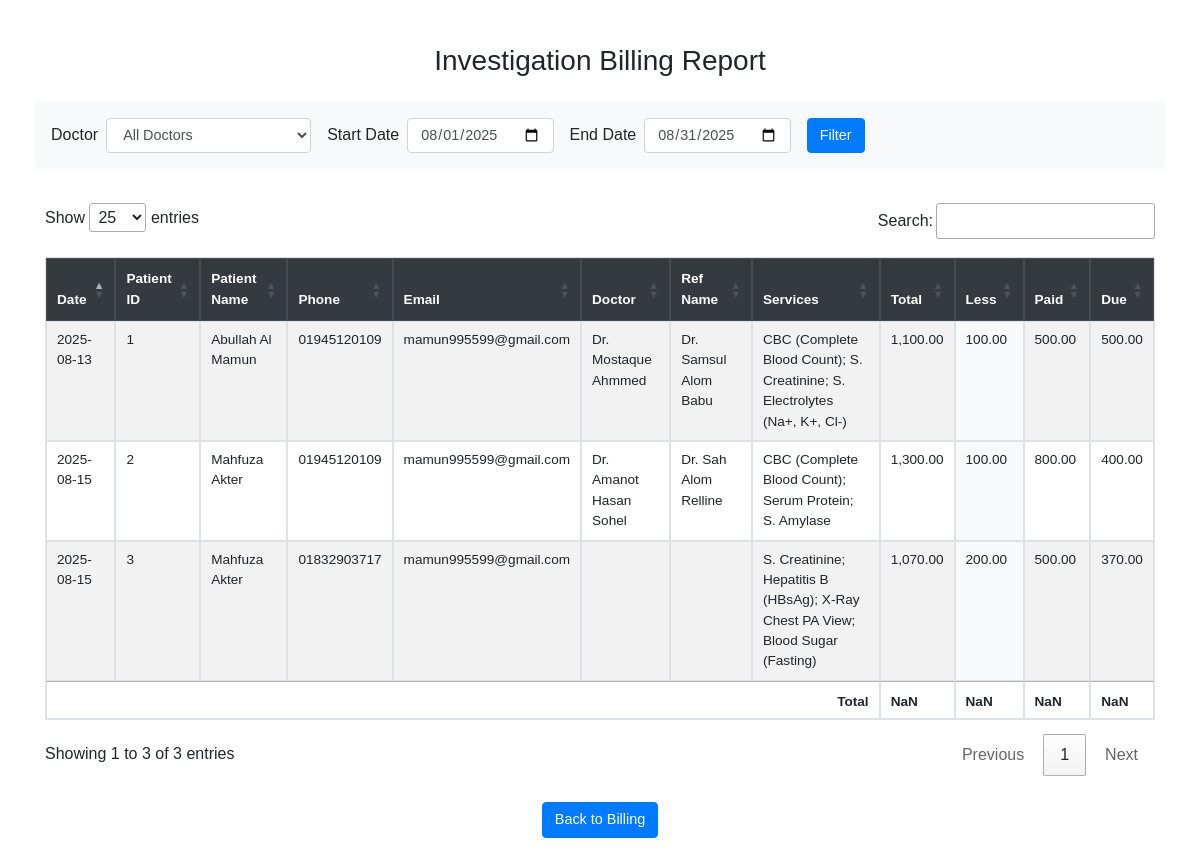
Page /billing_report.php on the earlier database version.
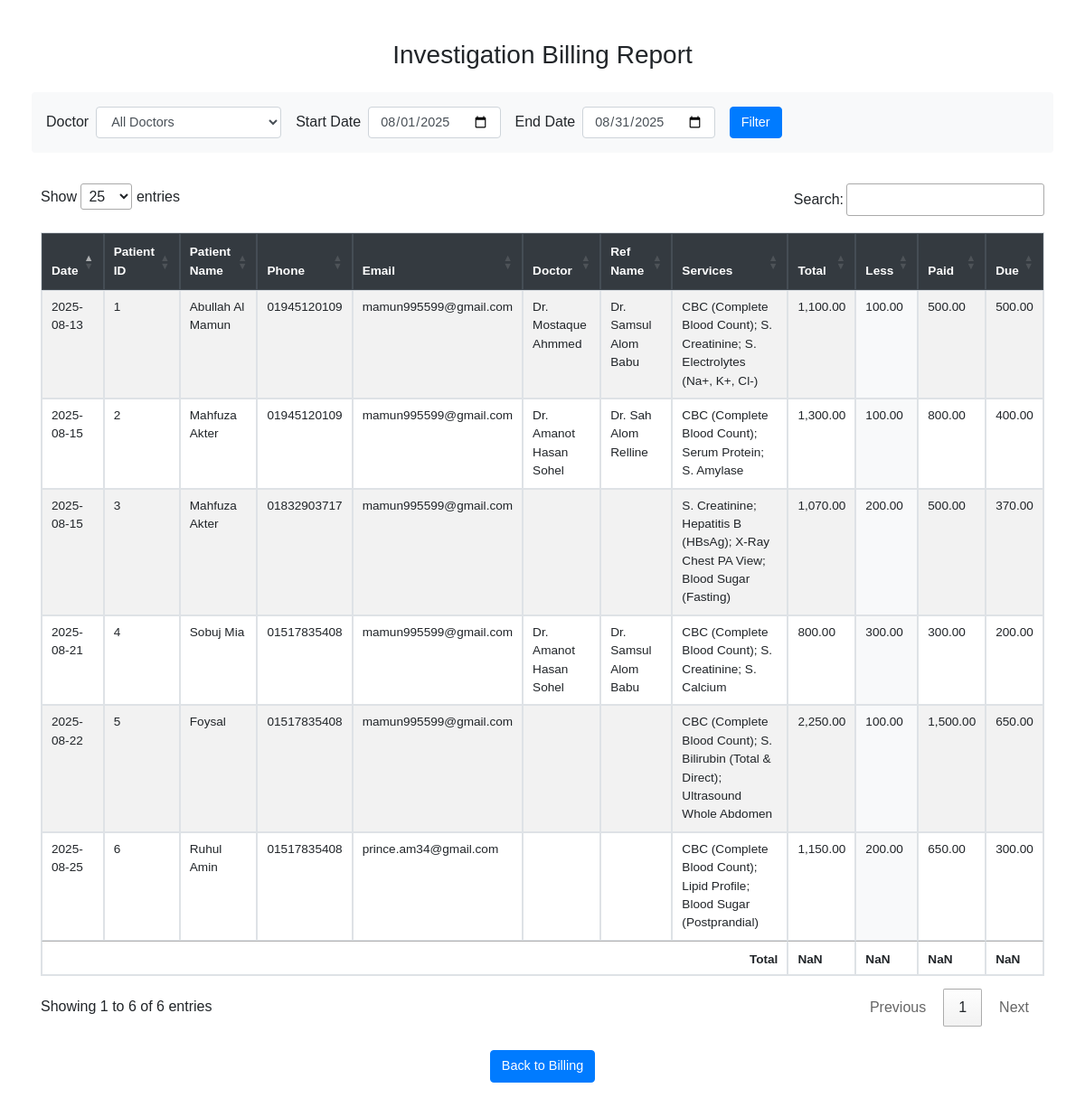
Same page on the later database version.
### tables this page shows
CREATE TABLE patients (
        patient_id INTEGER PRIMARY KEY AUTOINCREMENT,
        old_id TEXT,
        date TEXT,
        patient_name TEXT,
        sex TEXT,
        age TEXT,
        phone TEXT,
        email TEXT,
        ref_doctors TEXT,
        ref_name TEXT,
        delivery_date TEXT,
        delivery_time TEXT,
        remarks TEXT,
        less_total REAL,
        less_percent_total REAL,
        paid REAL,
        send_sms INTEGER,
        send_email INTEGER,
        created_at TEXT,
        updated_at TEXT,
        address TEXT
    );

### billing_report.php (the view, shortened to what this page needs)
<?php
include 'db_sqlite.php';
$startDate = $_GET['start_date'] ?? date('Y-m-01');
$endDate = $_GET['end_date'] ?? date('Y-m-t');
$sql = "
  SELECT
    p.date,
    p.patient_id,
    p.patient_name,
    p.phone,
    p.email,
    p.ref_doctors AS doctor,
    p.ref_name,
    GROUP_CONCAT(b.service_name, '; ') AS services,
    SUM(b.final_price) AS total,
    p.less_total,
    p.paid,
    (SUM(b.final_price) - p.less_total - p.paid) AS due
  FROM billing b
  JOIN patients p ON b.patient_id = p.patient_id
  WHERE p.date BETWEEN ? AND ?
";
$params = [$startDate, $endDate];
$sql .= " GROUP BY p.patient_id, p.date, p.patient_name, p.phone, p.email, p.ref_doctors, p.ref_name, p.paid, p.less_total
  ORDER BY p.date DESC";
$stmt = $pdo->prepare($sql);
$stmt->execute($params);
$rows = $stmt->fetchAll(PDO::FETCH_ASSOC);
?>
<!DOCTYPE html>
<html>
<head>
  <link rel="stylesheet" href="https://stackpath.bootstrapcdn.com/bootstrap/4.5.2/css/bootstrap.min.css">
  <link rel="stylesheet" href="https://cdn.datatables.net/1.13.6/css/jquery.dataTables.min.css">
  <link rel="stylesheet" href="https://cdn.datatables.net/buttons/2.4.1/css/buttons.dataTables.min.css">
</head>
<body>
<div class="container py-4">
  <h3 class="mb-4 text-center">Investigation Billing Report</h3>
  <form method="GET" class="form-inline mb-4 bg-light p-3 rounded">
    <label class="mr-2">Doctor</label>
    <select name="doctor" id="doctorFilter" class="form-control mr-3">
      <option value="">All Doctors</option>
    </select>
    <label class="mr-2">Start Date</label>
    <input type="date" name="start_date" class="form-control mr-3" value="<?= $startDate ?>">
    <label class="mr-2">End Date</label>
    <input type="date" name="end_date" class="form-control mr-3" value="<?= $endDate ?>">
    <button class="btn btn-primary" type="submit">Filter</button>
  </form>
  <table id="billingTable" class="table table-bordered table-striped">
    <thead class="thead-dark">
      <tr>
        <th>Date</th>
        <th>Patient ID</th>
        <th>Patient Name</th>
        <th>Phone</th>
        <th>Email</th>
        <th>Doctor</th>
        <th>Ref Name</th>
        <th>Services</th>
        <th>Total</th>
        <th>Less</th>
        <th>Paid</th>
        <th>Due</th>
      </tr>
    </thead>
    <tbody>
      <?php foreach ($rows as $row): ?>
        <tr>
          <td><?= $row['date'] ?></td>
          <td><?= $row['patient_id'] ?></td>
          <td><?= htmlspecialchars($row['patient_name']) ?></td>
          <td><?= htmlspecialchars($row['phone']) ?></td>
          <td><?= htmlspecialchars($row['email'] ?? 'N/A') ?></td>
          <td><?= htmlspecialchars($row['doctor'] ?? 'N/A') ?></td>
          <td><?= htmlspecialchars($row['ref_name'] ?? 'N/A') ?></td>
          <td><?= htmlspecialchars($row['services']) ?></td>
          <td><?= number_format($row['total'], 2) ?></td>
          <td class="discount-column"><?= number_format($row['less_total'], 2) ?></td>
          <td><?= number_format($row['paid'], 2) ?></td>
          <td><?= number_format($row['due'], 2) ?></td>
        </tr>
      <?php endforeach ?>
    </tbody>
    <tfoot>
      <tr>
        <th colspan="8" class="text-right">Total</th>
        <th></th>
        <th></th>
        <th></th>
        <th></th>
      </tr>
    </tfoot>
  </table>
  <div class="text-center mt-3">
    <a href="bill.php" class="btn btn-primary">Back to Billing</a>
  </div>
</div>
</body>
</html>

### billing_report.php (style rules this page uses)
body { font-family: Arial; padding: 20px; }
.container { max-width: 1400px; }
.table th, .table td { padding: .5rem; }
.form-control { font-size: 0.9rem; }
.btn { font-size: 0.9rem; }
#billingTable { font-size: 0.85rem; }
.discount-column { background-color: #f8f9fa; }

Differences in the rows shown:
added patients: date "2025-08-25", patient_id "6", patient_name "Ruhul Amin", phone "01517835408", email "prince.am34@gmail.com", services "CBC (Complete Blood Count); Lipid Profile; Blood Sugar (Postprandial)", total "1,150.00", less_total "200.00", paid "650.00", due "300.00"
added patients: date "2025-08-22", patient_id "5", patient_name "Foysal", phone "01517835408", email "mamun995599@gmail.com", services "CBC (Complete Blood Count); S. Bilirubin (Total & Direct); Ultrasound Whole Abdomen", total "2,250.00", less_total "100.00", paid "1,500.00", due "650.00"
added patients: date "2025-08-21", patient_id "4", patient_name "Sobuj Mia", phone "01517835408", email "mamun995599@gmail.com", ref_doctors "Dr. Amanot Hasan Sohel", ref_name "Dr. Samsul Alom Babu", services "CBC (Complete Blood Count); S. Creatinine; S. Calcium", total "800.00", less_total "300.00", paid "300.00", due "200.00"
Other differences:
text written by a page script: "Show entries Search: Showing 1 to 3 of 3 entries Previous 1 Next" → "Show entries Search: Showing 1 to 6 of 6 entries Previous 1 Next"
